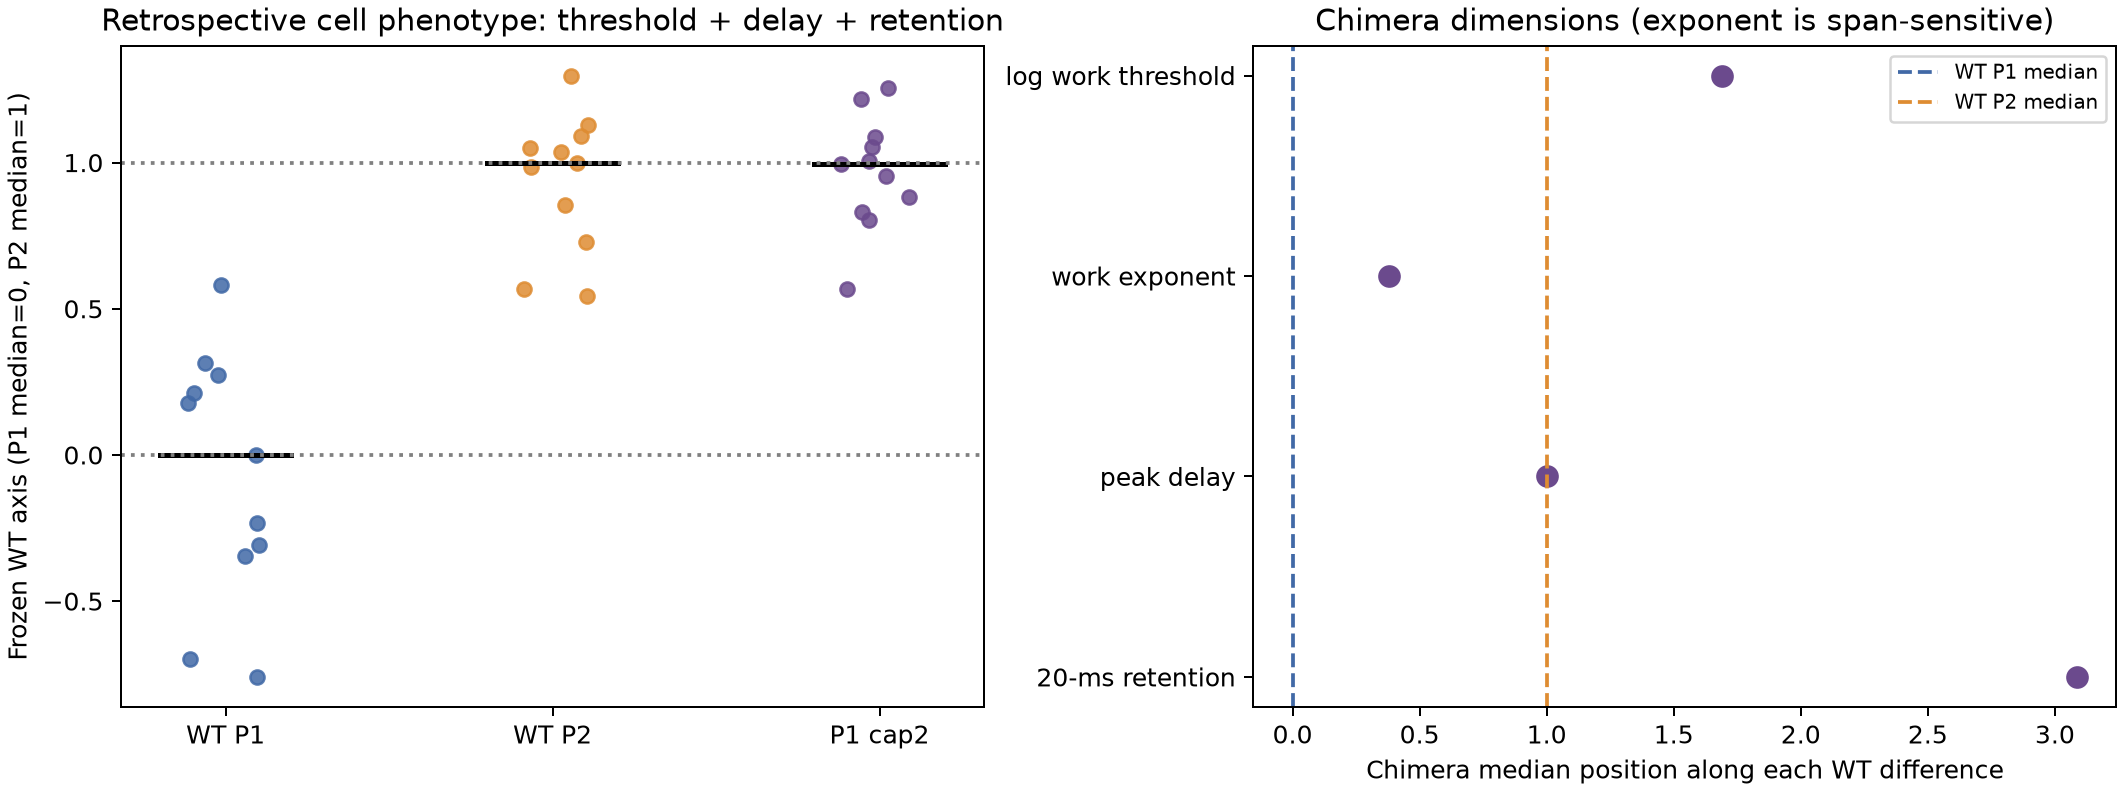

This chart was generated by the following Python code:
"""Cell-level WT phenotype screen and frozen Piezo1-cap2 projection.

One cell is one observation. All metrics and QC come from previously frozen
audits. The WT channel labels are perfectly confounded with acquisition date,
so date holdout is a robustness check, not batch-adjusted channel inference.
"""

from __future__ import annotations

import csv
import json
from collections import Counter, defaultdict
from itertools import combinations
from pathlib import Path

import matplotlib.pyplot as plt
import numpy as np
from scipy.optimize import minimize
from scipy.special import expit
from scipy.stats import rankdata

from within_cell_power import fit_one


HERE = Path(__file__).resolve().parent
SOURCE = HERE.parent / "Data" / "2022_pnas" / "2022_pnas"
FIELDS = ("log_wthresh", "work_alpha", "peak_delay_ms", "postpeak20_retention")
SETS = {"four_feature": FIELDS,
        "without_exponent": ("log_wthresh", "peak_delay_ms", "postpeak20_retention"),
        "timing_only": ("peak_delay_ms",),
        "threshold_retention": ("log_wthresh", "postpeak20_retention"),
        "without_timing": ("log_wthresh", "work_alpha", "postpeak20_retention")}
PENALTY = 0.25
PRIMARY = "without_exponent"


def read_csv(path: Path) -> list[dict]:
    with path.open(newline="", encoding="utf-8-sig") as handle:
        return list(csv.DictReader(handle))


def write_csv(path: Path, rows: list[dict]) -> None:
    with path.open("w", newline="", encoding="utf-8") as handle:
        writer = csv.DictWriter(handle, fieldnames=list(rows[0]))
        writer.writeheader()
        writer.writerows(rows)


def chimera_exponents(summary: dict[str, dict]) -> dict[str, dict]:
    """Recompute chimA exponent using the identical WT fit rule and source fields."""
    data = defaultdict(lambda: ([], []))
    path = SOURCE / "chimera_experiments" / "capchims_approaches.csv"
    with path.open(newline="", encoding="utf-8-sig") as handle:
        for row in csv.DictReader(handle):
            cell = row["uniqueID"]
            if cell in summary and row["sweep"] == summary[cell]["sweep"]:
                data[cell][0].append(float(row["work"]))
                data[cell][1].append(float(row["absi_blsub_mech"]))
    return {cell: fit_one(np.asarray(work), np.asarray(current),
                          float(summary[cell]["wthresh"]))
            for cell, (work, current) in data.items()}


def make_cells() -> list[dict]:
    waveform = read_csv(HERE / "frozen_wt_projection_scores.csv")
    wt_meta = {row["uniqueID"]: row for row in
               read_csv(SOURCE / "bychannel" / "bychannel_summary.csv")
               if row["construct"] in {"mp1", "mp2"}}
    chim_meta = {row["uniqueID"]: row for row in
                 read_csv(SOURCE / "chimera_experiments" / "capchims_summary.csv")
                 if row["construct"] == "chimA"}
    wt_alpha = {row["cell_id"]: row for row in read_csv(HERE / "within_cell_power.csv")}
    chim_alpha = chimera_exponents(chim_meta)
    groups = defaultdict(list)
    for row in waveform:
        if row["group"] in {"WT_mp1", "WT_mp2", "chimA"}:
            groups[row["cell_id"]].append(row)
    cells = []
    for cell, sweeps in sorted(groups.items()):
        group = sweeps[0]["group"]
        meta = chim_meta[cell] if group == "chimA" else wt_meta[cell]
        exponent = chim_alpha[cell] if group == "chimA" else wt_alpha[cell]
        alpha = float(exponent["alpha"] if group == "chimA" else exponent["work_alpha"])
        span = float(exponent["log_span"] if group == "chimA" else exponent["work_log_span"])
        r2 = float(exponent["log_r2"] if group == "chimA" else exponent["work_log_r2"])
        work_threshold = float(meta["wthresh"])
        record = {"cell_id": cell, "group": group, "date": sweeps[0]["date"],
                  "n_qc_sweeps": len(sweeps),
                  "wthresh_fJ": work_threshold,
                  "log_wthresh": float(np.log(work_threshold)),
                  "work_alpha": alpha, "work_log_span": span, "work_log_r2": r2,
                  "peak_delay_ms": float(np.median([float(x["peak_delay_ms"]) for x in sweeps])),
                  "postpeak20_retention": float(np.median([
                      float(x["postpeak_20ms_retention"]) for x in sweeps]))}
        if all(np.isfinite(record[field]) for field in FIELDS):
            cells.append(record)
    return cells


def design(rows: list[dict], fields: tuple[str, ...]) -> np.ndarray:
    return np.asarray([[float(row[field]) for field in fields] for row in rows], dtype=float)


def fit_axis(rows: list[dict], fields: tuple[str, ...], labels: np.ndarray | None = None) -> dict:
    x = design(rows, fields)
    y = (np.asarray([int(row["group"] == "WT_mp2") for row in rows])
         if labels is None else labels)
    assert set(y) == {0, 1}
    center, scale = x.mean(axis=0), x.std(axis=0)
    scale = np.where(scale < 1e-8, 1.0, scale)
    z = (x-center)/scale
    # Equal weight per acquisition date within each class; equal class weight.
    by_date = Counter((int(yi), row["date"]) for yi, row in zip(y, rows))
    n_dates = Counter(class_label for class_label, _ in
                      set((int(yi), row["date"]) for yi, row in zip(y, rows)))
    weight = np.asarray([1/(2*n_dates[int(yi)]*by_date[int(yi), row["date"]])
                         for yi, row in zip(y, rows)])

    def objective(params: np.ndarray) -> tuple[float, np.ndarray]:
        linear = z@params[:-1]+params[-1]
        probability = expit(linear)
        loss = float(np.dot(weight, np.logaddexp(0, linear)-y*linear)
                     + 0.5*PENALTY*np.dot(params[:-1], params[:-1]))
        grad = np.r_[z.T@(weight*(probability-y)) + PENALTY*params[:-1],
                     np.dot(weight, probability-y)]
        return loss, grad

    result = minimize(objective, np.zeros(len(fields)+1), jac=True, method="BFGS",
                      options={"gtol": 1e-9, "maxiter": 250})
    if not np.all(np.isfinite(result.x)):
        raise RuntimeError("Non-finite phenotype axis")
    return {"fields": fields, "center": center, "scale": scale,
            "weights": result.x[:-1], "intercept": float(result.x[-1])}


def score(model: dict, rows: list[dict]) -> np.ndarray:
    return ((design(rows, model["fields"])-model["center"])/model["scale"]
            @model["weights"] + model["intercept"])


def auc(y: np.ndarray, value: np.ndarray) -> float:
    positives, negatives = y == 1, y == 0
    ranks = rankdata(value)
    return float((np.sum(ranks[positives])-np.sum(positives)*(np.sum(positives)+1)/2)
                 /(np.sum(positives)*np.sum(negatives)))


def evaluate(rows: list[dict], fields: tuple[str, ...],
             date_labels: dict[str, int] | None = None) -> tuple[list[dict], dict]:
    dates = sorted({row["date"] for row in rows})
    true = np.asarray([int(row["group"] == "WT_mp2") if date_labels is None
                       else date_labels[row["date"]] for row in rows])
    output = []
    for date in dates:
        train_indices = [i for i, row in enumerate(rows) if row["date"] != date]
        test_indices = [i for i, row in enumerate(rows) if row["date"] == date]
        train = [rows[i] for i in train_indices]
        test = [rows[i] for i in test_indices]
        model = fit_axis(train, fields, true[train_indices])
        for row, z, label in zip(test, score(model, test), true[test_indices]):
            output.append({"cell_id": row["cell_id"], "date": date,
                           "group": row["group"], "test_label": int(label),
                           "model": "+".join(fields), "logit": float(z),
                           "p_piezo2": float(expit(z))})
    labels = np.asarray([row["test_label"] for row in output])
    logits = np.asarray([row["logit"] for row in output])
    date_means = {date: float(np.mean([row["logit"] for row in output if row["date"] == date]))
                  for date in dates}
    date_y = np.asarray([date_labels[date] if date_labels else
                         int(next(row["group"] == "WT_mp2" for row in output
                                  if row["date"] == date)) for date in dates])
    date_z = np.asarray([date_means[date] for date in dates])
    metrics = {"cells": len(rows), "dates": len(dates), "cell_auc": auc(labels, logits),
               "date_auc": auc(date_y, date_z),
               "cell_balanced_accuracy": float(np.mean([
                   np.mean((logits[labels == y] > 0) == (y == 1)) for y in (0, 1)])),
               "date_balanced_accuracy": float(np.mean([
                   np.mean((date_z[date_y == y] > 0) == (y == 1)) for y in (0, 1)]))}
    return output, metrics


def main() -> None:
    cells = make_cells()
    wt = [row for row in cells if row["group"] in {"WT_mp1", "WT_mp2"}]
    chim = [row for row in cells if row["group"] == "chimA"]
    if len(wt) != 22 or len(chim) != 11:
        raise ValueError(f"Frozen cohort changed: {len(wt)} WT, {len(chim)} chimA")
    write_csv(HERE / "mechanotransduction_phenotype_cells.csv", cells)
    metrics, predictions = {}, []
    for name, fields in SETS.items():
        values, metrics[name] = evaluate(wt, fields)
        for row in values:
            row["model"] = name
        predictions += values
    write_csv(HERE / "mechanotransduction_phenotype_lodo.csv", predictions)

    # Exact date-label permutation: 3 of 11 entire dates assigned to Piezo2.
    # This tests separation beyond random *date* labels, but cannot remove the
    # real class/date confounding because no date has both WT constructs.
    dates = sorted({row["date"] for row in wt})
    observed_auc = metrics[PRIMARY]["date_auc"]
    null = []
    for chosen in combinations(dates, 3):
        labels = {date: int(date in chosen) for date in dates}
        _, result = evaluate(wt, SETS[PRIMARY], labels)
        null.append(result["date_auc"])
    permutation_p = float(sum(value >= observed_auc-1e-12 for value in null)/len(null))

    model = fit_axis(wt, SETS[PRIMARY])
    for row, z in zip(cells, score(model, cells)):
        row["frozen_axis_logit"] = float(z)
        row["frozen_axis_p_piezo2"] = float(expit(z))
    wt_p1_z = np.median([row["frozen_axis_logit"] for row in cells if row["group"] == "WT_mp1"])
    wt_p2_z = np.median([row["frozen_axis_logit"] for row in cells if row["group"] == "WT_mp2"])
    for row in cells:
        row["frozen_axis_p1_to_p2"] = (row["frozen_axis_logit"]-wt_p1_z)/(wt_p2_z-wt_p1_z)
    ablation = {}
    for name in ("timing_only", "threshold_retention", "without_timing"):
        submodel = fit_axis(wt, SETS[name])
        subscore = score(submodel, cells)
        p1 = float(np.median([z for row, z in zip(cells, subscore)
                              if row["group"] == "WT_mp1"]))
        p2 = float(np.median([z for row, z in zip(cells, subscore)
                              if row["group"] == "WT_mp2"]))
        for row, z in zip(cells, subscore):
            row[f"{name}_p1_to_p2"] = float((z-p1)/(p2-p1))
        ablation[name] = {group: float(np.median([
            row[f"{name}_p1_to_p2"] for row in cells if row["group"] == group]))
            for group in ("WT_mp1", "WT_mp2", "chimA")}
    write_csv(HERE / "mechanotransduction_phenotype_projection.csv", cells)
    date_summary = []
    for group, date in sorted({(row["group"], row["date"]) for row in cells}):
        part = [row for row in cells if row["group"] == group and row["date"] == date]
        date_summary.append({"group": group, "date": date, "cells": len(part),
                             **{f"median_{field}": float(np.median([row[field] for row in part]))
                                for field in FIELDS},
                             "median_axis": float(np.median([
                                 row["frozen_axis_p1_to_p2"] for row in part]))})
    write_csv(HERE / "mechanotransduction_phenotype_dates.csv", date_summary)

    positions = {}
    for field in FIELDS:
        p1 = np.median([row[field] for row in cells if row["group"] == "WT_mp1"])
        p2 = np.median([row[field] for row in cells if row["group"] == "WT_mp2"])
        ch = np.median([row[field] for row in chim])
        positions[field] = {"p1_median": float(p1), "p2_median": float(p2),
                            "chim_median": float(ch),
                            "chim_fraction_p1_to_p2": float((ch-p1)/(p2-p1))}
    # Diagnostic only: a steep exponent from a narrow log-work span can be an
    # estimation artifact. Fit span adjustment on WT, then inspect chimera.
    wt_span = np.asarray([row["work_log_span"] for row in wt])
    wt_alpha = np.asarray([row["work_alpha"] for row in wt])
    span_slope, span_intercept = np.polyfit(wt_span, wt_alpha, 1)
    common_span = float(np.median(wt_span))
    exponent_diagnostic = {"wt_alpha_vs_log_span_slope": float(span_slope),
                           "common_log_span": common_span, "by_group": {}}
    for group in ("WT_mp1", "WT_mp2", "chimA"):
        group_rows = [row for row in cells if row["group"] == group]
        exponent_diagnostic["by_group"][group] = {
            "median_log_span": float(np.median([r["work_log_span"] for r in group_rows])),
            "cells_span_below_0_2": sum(r["work_log_span"] < .2 for r in group_rows),
            "median_alpha_span_at_least_0_2": float(np.median([
                r["work_alpha"] for r in group_rows if r["work_log_span"] >= .2])),
            "median_alpha_linear_span_adjusted": float(np.median([
                r["work_alpha"]-span_slope*(r["work_log_span"]-common_span)
                for r in group_rows]))}
    summaries = {}
    for group in ("WT_mp1", "WT_mp2", "chimA"):
        group_rows = [row for row in cells if row["group"] == group]
        summaries[group] = {"cells": len(group_rows),
                            "dates": len({row["date"] for row in group_rows}),
                            "median_axis": float(np.median([row["frozen_axis_p1_to_p2"]
                                                              for row in group_rows])),
                            "median_p_piezo2": float(np.median([row["frozen_axis_p_piezo2"]
                                                                  for row in group_rows]))}
    output = {"cross_validation": metrics,
              "primary_axis": PRIMARY,
              "date_label_permutation": {"number_of_assignments": len(null),
                                         "observed_date_auc": observed_auc,
                                         "fraction_at_least_observed": permutation_p},
              "frozen_projection": summaries, "ablation_projection": ablation,
              "dimension_positions": positions, "exponent_diagnostic": exponent_diagnostic,
              "frozen_standardized_weights": {field: float(weight) for field, weight in
                                              zip(model["fields"], model["weights"])},
              "warning": "Every WT date has only one channel; date holdout cannot identify a batch-independent channel effect."}
    (HERE / "mechanotransduction_phenotype_results.json").write_text(
        json.dumps(output, indent=2, ensure_ascii=False), encoding="utf-8")

    fig, axes = plt.subplots(1, 2, figsize=(11.8, 4.4), layout="constrained")
    colors = {"WT_mp1": "#4169a6", "WT_mp2": "#de8c32", "chimA": "#6b4a8d"}
    rng = np.random.default_rng(20260927)
    for group, xcenter in (("WT_mp1", 0), ("WT_mp2", 1), ("chimA", 2)):
        values = [row["frozen_axis_p1_to_p2"] for row in cells if row["group"] == group]
        axes[0].scatter(xcenter+rng.uniform(-0.12, 0.12, len(values)), values,
                        color=colors[group], alpha=.85, s=32)
        axes[0].plot([xcenter-.2, xcenter+.2], [np.median(values)]*2,
                     color="black", linewidth=2)
    axes[0].axhline(0, color="gray", linestyle=":")
    axes[0].axhline(1, color="gray", linestyle=":")
    axes[0].set_xticks([0, 1, 2], ["WT P1", "WT P2", "P1 cap2"])
    axes[0].set_ylabel("Frozen WT axis (P1 median=0, P2 median=1)")
    axes[0].set_title("Retrospective cell phenotype: threshold + delay + retention")
    for i, field in enumerate(FIELDS):
        p = positions[field]["chim_fraction_p1_to_p2"]
        axes[1].scatter(p, i, color="#6b4a8d", s=65)
    axes[1].axvline(0, color="#4169a6", linestyle="--", label="WT P1 median")
    axes[1].axvline(1, color="#de8c32", linestyle="--", label="WT P2 median")
    axes[1].set_yticks(range(len(FIELDS)),
                       ["log work threshold", "work exponent", "peak delay", "20-ms retention"])
    axes[1].invert_yaxis()
    axes[1].set_xlabel("Chimera median position along each WT difference")
    axes[1].set_title("Chimera dimensions (exponent is span-sensitive)")
    axes[1].legend(loc="upper right", fontsize=8)
    fig.savefig(HERE / "mechanotransduction_phenotype.png", dpi=180)
    plt.close(fig)
    held = [row for row in predictions if row["model"] == PRIMARY]
    date_order = sorted({row["date"] for row in held})
    fig, ax = plt.subplots(figsize=(10.8, 4.7), layout="constrained")
    for i, date in enumerate(date_order):
        group_rows = [row for row in held if row["date"] == date]
        group = group_rows[0]["group"]
        p = [row["p_piezo2"] for row in group_rows]
        ax.scatter(i+rng.uniform(-.12, .12, len(p)), p, color=colors[group], s=34)
        ax.plot([i-.2, i+.2], [np.mean(p)]*2, color="black", linewidth=1.7)
    ax.axhline(.5, color="gray", linestyle="--", linewidth=1)
    ax.set_xticks(range(len(date_order)), date_order, rotation=55, ha="right")
    ax.set_ylabel("Held-date Piezo2 score (logistic scale)")
    ax.set_xlabel("Entire acquisition date held out")
    ax.set_title("WT test cells; each date contains only one channel")
    fig.savefig(HERE / "mechanotransduction_phenotype_holdout.png", dpi=180)
    plt.close(fig)
    print(json.dumps(output, indent=2, ensure_ascii=False))


if __name__ == "__main__":
    main()
